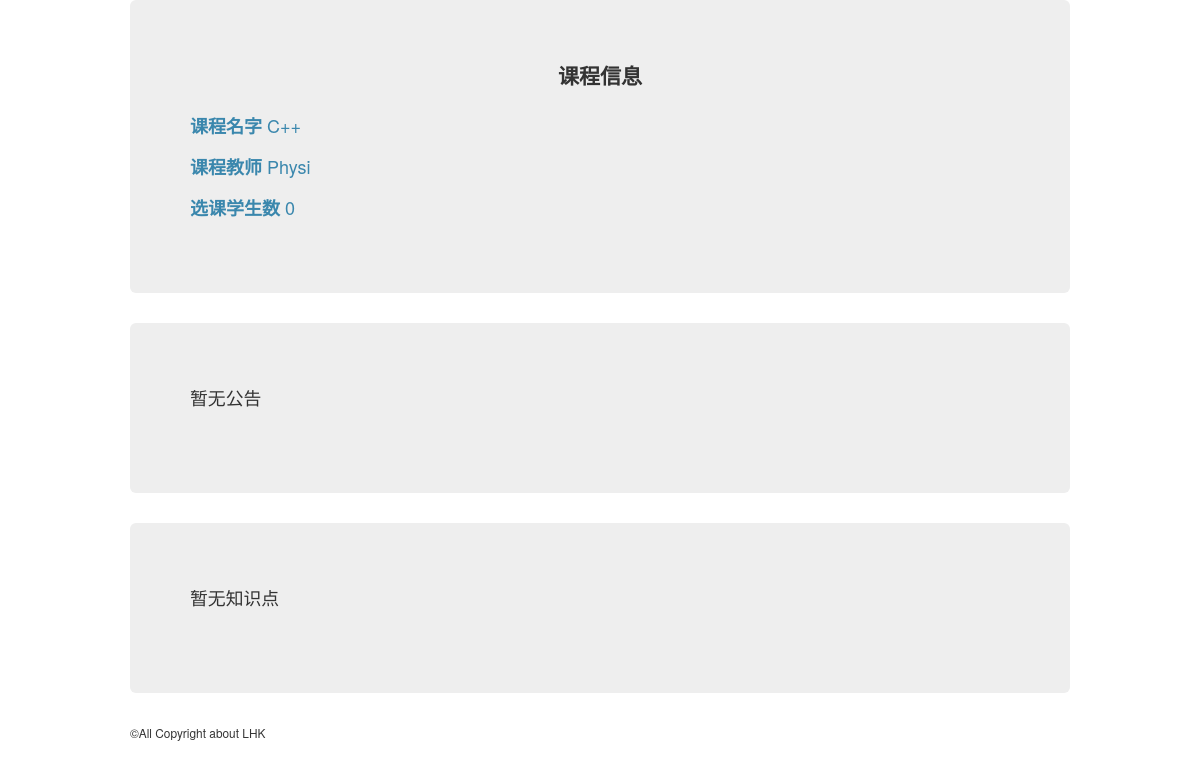
/Tapp/course/1/, run on an earlier commit of the app's database.
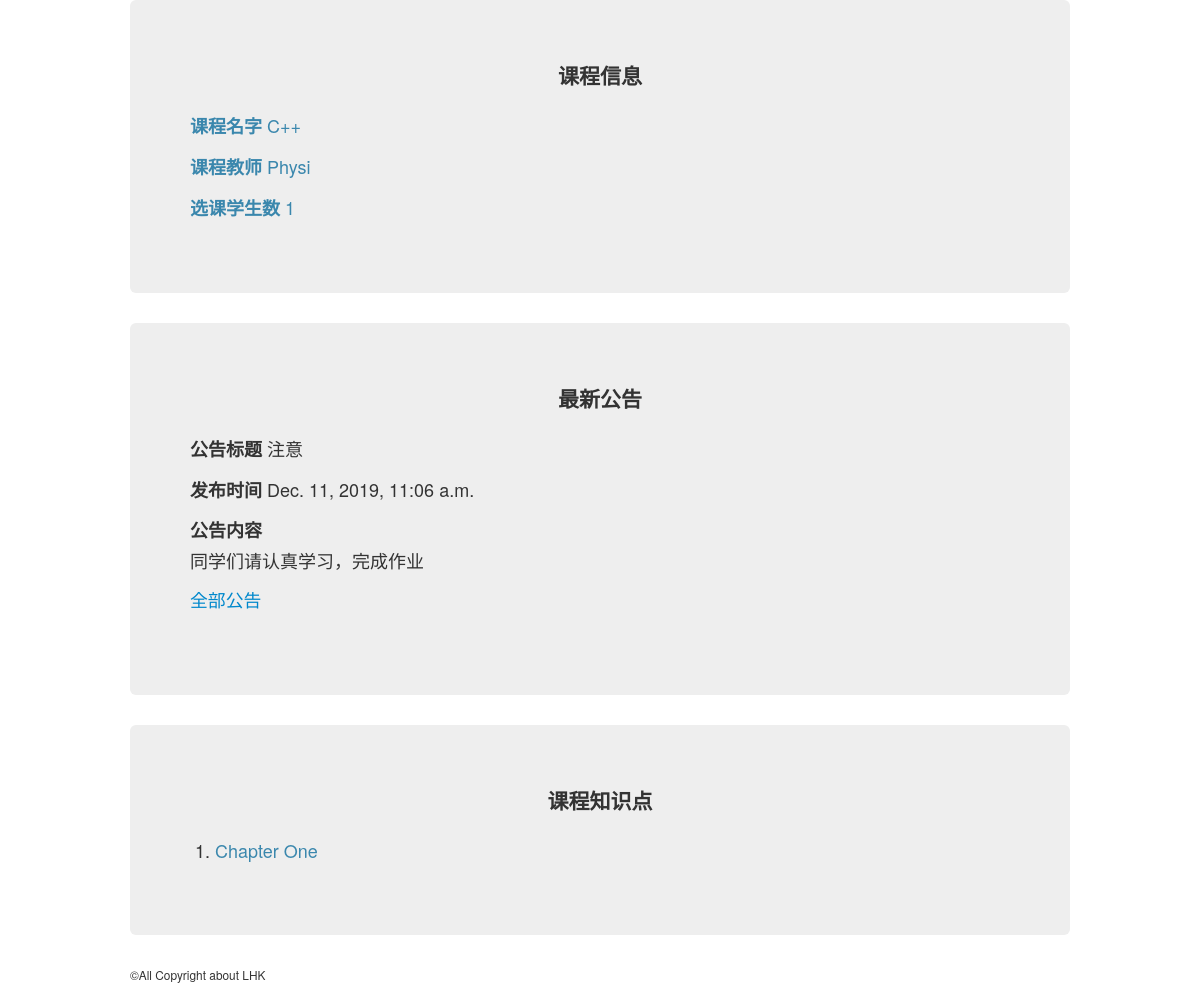
And on a later commit of the database.
### Tapp/models.py (models this page shows, shortened)
class Course(models.Model):
    teacher = models.ForeignKey(Teacher,on_delete=models.CASCADE)
    students = models.ManyToManyField(Student)
    course_name =  models.CharField(max_length=50) # 课程名字
    course_id = models.CharField(max_length=20,unique=True) # 课程id 唯一 用于辨别课程
    course_starttime = models.DateTimeField("start time") # 课程开始时间
    course_endtime = models.DateTimeField("end time") # 课程结束时间
    course_stu_num = models.IntegerField(default=0) # 学生数

class Teacher(models.Model):
    teacher_name = models.CharField(max_length=20) # 教师名字
    teacher_id = models.CharField(max_length=15,unique=True) # 教师ID 唯一
    teacher_pwd = models.CharField(max_length=30) # 教师密码

class Announcement(models.Model): # 公告
    course = models.ForeignKey(Course,on_delete=models.CASCADE) # 绑定课程
    anno_title = models.CharField(max_length=50) # 标题
    anno_content = models.TextField(default="") # 内容
    anno_pubtime = models.DateTimeField() # 发布时间

class Knowledge(models.Model):
    course = models.ForeignKey(Course,on_delete=models.CASCADE)
    knowledge_name = models.CharField(max_length=30)

### Tapp/views.py (the view)
# urls.py: path('course/<int:pk>/',views.courseDetail,name='courseDetail'),
def courseDetail(request,pk): # 课程信息
    try:
        course = Course.objects.get(pk=pk) # 课程
        announcements = course.announcement_set.all() # 所有公告
        if announcements:
            announcement = announcements.reverse()[0]
        else:
            announcement = None
        knowledges = course.knowledge_set.all() # 知识点
        context = {
            "course":course,
            "announcement":announcement,
            "knowledges":knowledges
        }
        return render(request,'Tapp/courseDetail.html',context)
    except Exception:
        return Http404("No such course")

### Tapp/templates/Tapp/courseDetail.html (shortened to what this page needs)
<head>
    {% load static %}
    <link rel="stylesheet" href="{% static 'Tapp/css/bootstrap.css' %}">
</head>
<body>
    <div class="container">
    {% if course %}
    <div class="hero-unit">
        <p class="lead text-center"><strong>课程信息</strong></p>
        <p class="text-info"><strong>课程名字</strong>  {{ course.course_name }}</p>
        <p class="text-info"><strong>课程教师</strong>  {{ course.teacher.teacher_name }}</p>
        <p class="text-info"><strong>选课学生数</strong>  {{ course.course_stu_num }}</p>
    </div>
    <div class="hero-unit">
        {% if announcement %}
        <fieldset>
            <p class="lead text-center"><strong>最新公告</strong></p>
            <p><strong>公告标题</strong> {{ announcement.anno_title }}</p>
            <p><strong>发布时间</strong>   {{ announcement.anno_pubtime }} </p>
            <p><strong>公告内容</strong><br> {{ announcement.anno_content }} </p>
            <p class="lead"><small><a href="{% url 'Tapp:announcements' course.id %}">全部公告</a></small></p>
        </fieldset>
        {% else %}
            <p class="lead"><small>暂无公告</small></p>
        {% endif %}
    </div>
    <div class="hero-unit">
        {% if knowledges %}
            <p class="lead text-center"><strong>课程知识点</strong></p>
            <ol>
                {% for knowledge in knowledges %}
                    <li ><a href=" {% url 'Tapp:knowledgeDetail' knowledge.id %}" class="text-info">{{knowledge.knowledge_name}} </a></li>
                {% endfor %}
            </ol>
        {% else %}
            <p class="lead"><small>暂无知识点</small></p>
        {% endif %}
    </div>
    {% else %}
        <p>无此课程</p>
    {% endif %}
    </div>
</body>
<footer>
    <div class="container">
        <small>&COPY;All Copyright about LHK</small>
    </div>
</footer>

What changed in the data, as far as the page shows it:
changed Course "Physi": course_stu_num "0" → "1"
added Announcement: anno_title "注意", anno_pubtime "Dec. 11, 2019, 11:06 a.m.", anno_content "同学们请认真学习，完成作业"
added Knowledge: knowledge_name "Chapter One"
Also different on the page:
text no longer shown: "暂无公告 暂无知识点"
text now shown: "最新公告 公告标题 发布时间 公告内容 全部公告 课程知识点"
